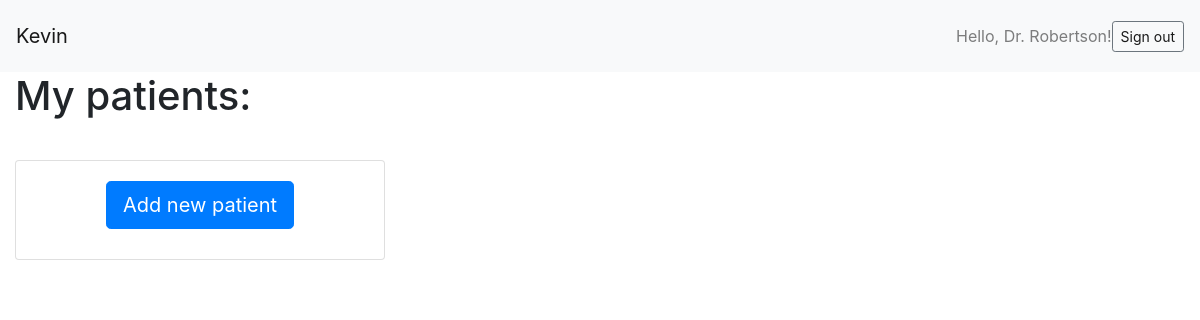
The app's page / (signed in), older data.
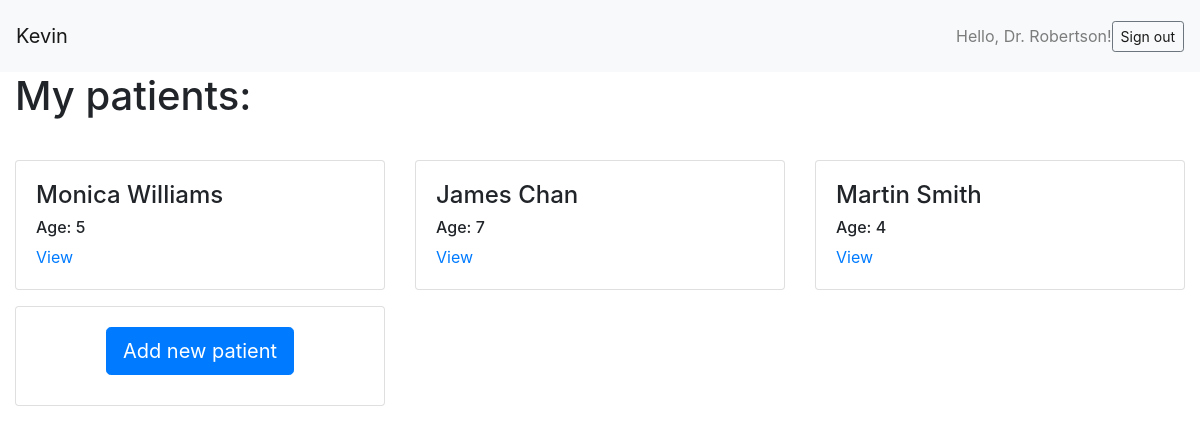
The same page, newer data.
### speechApp/models.py (models this page shows)
class Patient(models.Model):
    first_name = models.CharField(max_length=30)
    last_name = models.CharField(max_length=30)
    age = models.PositiveIntegerField()
    gender = models.CharField(max_length=10)
    guardian = models.CharField(max_length=30)
    email = models.EmailField(max_length=30, null=True, default=None)
    mobile = models.CharField(max_length=20)
    doctor = models.ForeignKey(Doctor, on_delete=models.CASCADE)

### speechApp/views.py (the view)
# urls.py: url(r'^$', views.index, name='index'),
@login_required
def index(request):
    user = request.user
    patients = Patient.objects.filter(doctor__user=user.id)
    return render(request, 'index.html', { 'patients': patients })

### templates/index.html (shortened to what this page needs)
{% extends "base.html" %}
{% load staticfiles %}
{% block content %}
<div class="container-fluid">
  <div class="row">
    <div class="col-sm">
      <h1 style="margin-bottom: 40px">My patients:</h1>
      <div class="row">
        {% for patient in patients %}
          <div class="col-sm-4">
            <div class="card form-group">
              <div class="card-body">
                <div class="media">
                  <div class="media-body">
                    <h4 "mt-0">{{ patient.first_name }} {{ patient.last_name }}</h4>
                    <h6 "mt-0">Age: {{ patient.age }}</h6>
                    <a href="/patient/{{ patient.id }}">View</a>
                  </div>
                </div>
              </div>
            </div>
          </div>
        {% endfor %}
        <div class="col-sm-4">
          <div class="card form-group text-center" style="height: 100px">
            <div class="card-body">
              <a href="/patient/add" class="btn btn-primary btn-lg">Add new patient</a>
            </div>
          </div>
        </div>
      </div>
    </div>
  </div>
</div>
{% endblock %}

Row changes from the older to the newer data that the page shows:
now on this page (row edited): Patient: first_name "Monica", last_name "Williams", age "5"
now on this page (row edited): Patient: first_name "James", last_name "Chan", age "7"
now on this page (row edited): Patient: first_name "Martin", last_name "Smith", age "4"
